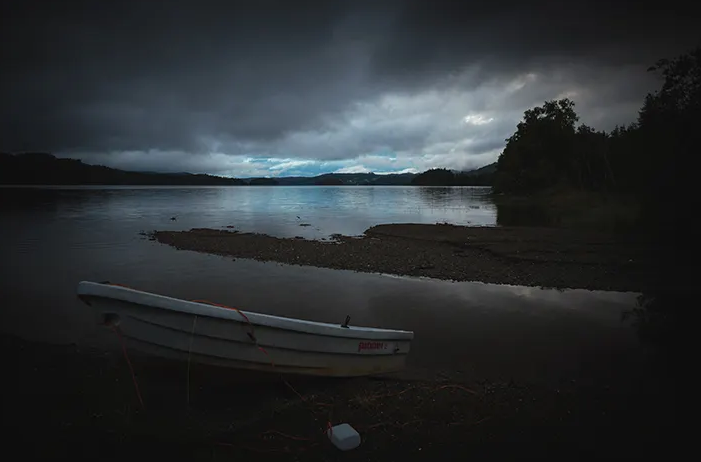
#> input picture imagenes/barco.png, 701 x 462 px, found by its file name
$ jupyter execute 03_equalizacion.ipynb
#> lines starting #> are read from the running program, lines starting #| are printed output that depends on the picture
# 03 — Ecualización de histograma (Gris y Color) con OpenCV

En este notebook aplicamos **ecualización de histograma** para mejorar el contraste de imágenes:
- **Escala de grises** con `cv2.equalizeHist`.
- **Color** con **CLAHE** sobre la luminancia (espacio **LAB**).

> **Por qué es útil en robótica**
> - Mejora la visibilidad de bordes y texturas en escenas con iluminación irregular.
> - Facilita detección/seguimiento de líneas, obstáculos y características para SLAM/odometría visual.
> - En inspección visual, resalta defectos superficiales al ampliar el rango dinámico perceptible.

[cell 1]
# ✅ Librerías
import cv2
import numpy as np
import matplotlib.pyplot as plt

# ✅ Cargar imagen
img_bgr = cv2.imread(r"C:\Users\20808\Documents\Repositorios\Vision_en_Robotica\imagenes\barco.png")  # Cambia la ruta según tu estructura
#> img_bgr is the input picture: shape (462, 701, 3); mean B, G, R 49, 46.5, 42.3

if img_bgr is None:
    raise FileNotFoundError("No se pudo cargar la imagen. Verifica la ruta.")
print("✅ Imagen cargada:", img_bgr.shape, img_bgr.dtype)
#| ✅ Imagen cargada: (462, 701, 3) uint8

## Ecualización en escala de grises (`cv2.equalizeHist`)

1. Convertimos la imagen BGR a **gris**.
2. Aplicamos **ecualización global** con `cv2.equalizeHist`.
3. Comparamos imagen e **histogramas** antes y después.

[cell 2]
# Convertir a gris
img_gray = cv2.cvtColor(img_bgr, cv2.COLOR_BGR2GRAY)
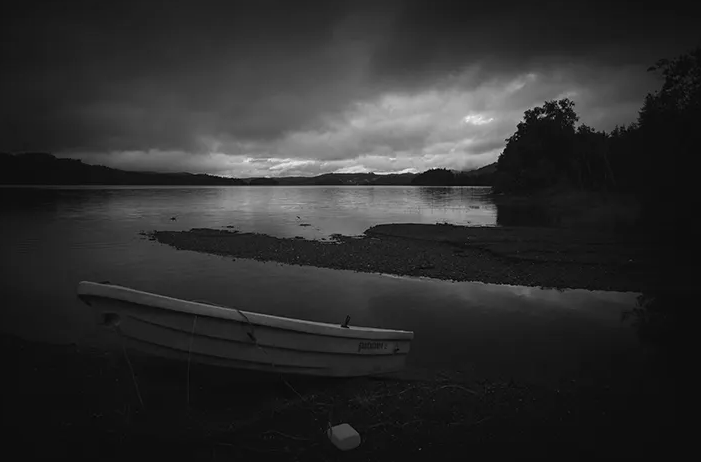
#> img_gray: shape (462, 701); min 0, max 240, mean 45.5

# Ecualización global
img_gray_eq = cv2.equalizeHist(img_gray)
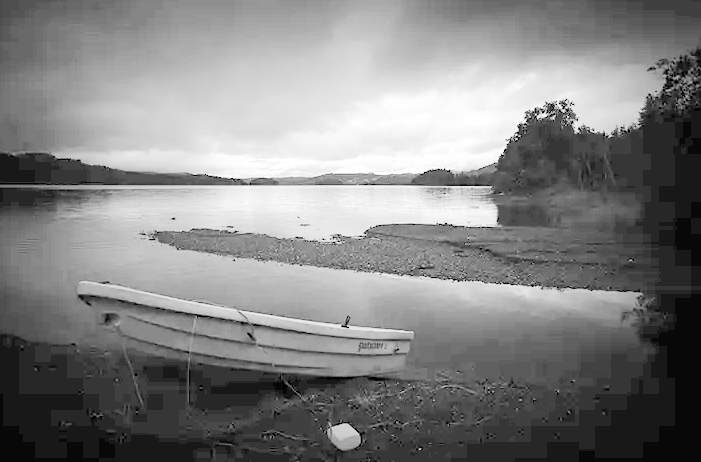
#> img_gray_eq: shape (462, 701); min 0, max 255, mean 130.3

# Mostrar imágenes
plt.imshow(img_gray, cmap='gray')
plt.title("Gris — Original")
plt.axis("off")
plt.show()

plt.imshow(img_gray_eq, cmap='gray')
plt.title("Gris — Ecualizada")
plt.axis("off")
plt.show()

# Histogramas
hist_gray = cv2.calcHist([img_gray], [0], None, [256], [0, 256])
#> hist_gray = 256 values, max 19491 at index 15, min 0 at index 233, mean 1265.1
plt.plot(hist_gray)
plt.title("Histograma — Gris (Original)")
plt.xlabel("Intensidad (0-255)")
plt.ylabel("Frecuencia")
plt.show()
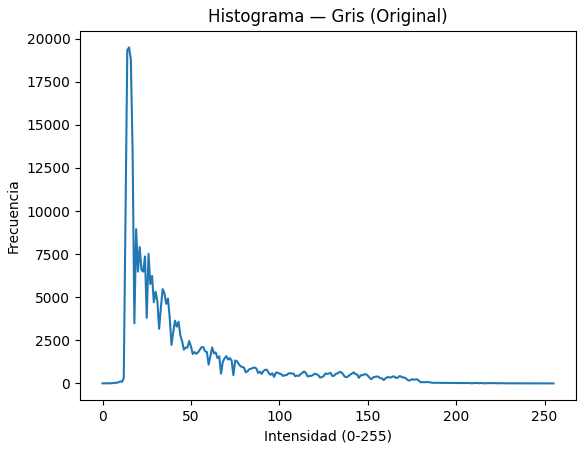
#> figure drawn by matplotlib, 1 panel; curve peaks at x = 15, y = 19491

hist_gray_eq = cv2.calcHist([img_gray_eq], [0], None, [256], [0, 256])
#> hist_gray_eq = 256 values, max 19491 at index 39, min 0 at index 2, mean 1265.1
plt.plot(hist_gray_eq)
plt.title("Histograma — Gris (Ecualizada)")
plt.xlabel("Intensidad (0-255)")
plt.ylabel("Frecuencia")
plt.show()
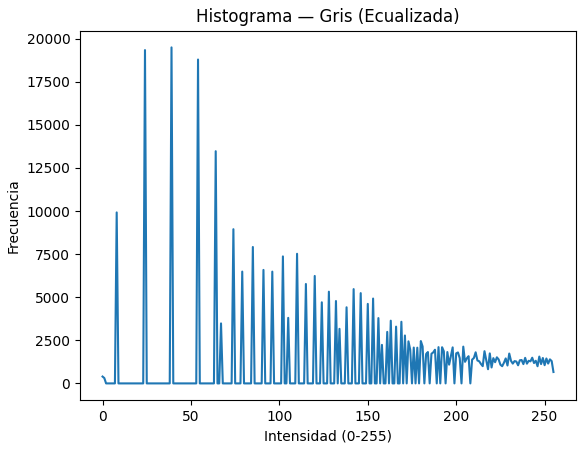
#> figure drawn by matplotlib, 1 panel; curve peaks at x = 39, y = 19491

**Interpretación (gris):**
- El histograma **original** puede estar concentrado en una región estrecha (bajo contraste).
- La ecualización **redistribuye** intensidades para ocupar más el rango 0–255, aumentando el **contraste**.
- Útil cuando la escena está subexpuesta/sobreexpuesta o con iluminación no uniforme.

## Ecualización en color con **CLAHE** sobre el canal de luminancia (LAB)

- En color, **no** se recomienda ecualizar R/G/B por separado.
- Convertimos BGR → **LAB**, aplicamos **CLAHE** al canal **L** (luminancia) y reconstruimos la imagen.
- **CLAHE** (Contrast Limited Adaptive Histogram Equalization) limita la amplificación del ruido y opera por **bloques**.

[cell 3]
# Convertir a LAB y separar canales
img_lab = cv2.cvtColor(img_bgr, cv2.COLOR_BGR2LAB)
#> img_lab: shape (462, 701, 3); mean of channels 0, 1, 2 46.2, 127.1, 126.1
L, A, B = cv2.split(img_lab)
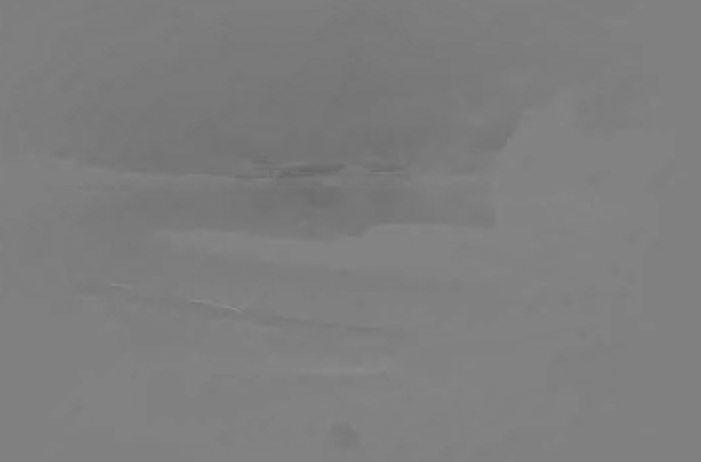
#> B: shape (462, 701); min 103, max 144, mean 126.1

# Crear objeto CLAHE
clahe = cv2.createCLAHE(clipLimit=2.0, tileGridSize=(8, 8))  # Ajustable

# Aplicar CLAHE a L
L_eq = clahe.apply(L)
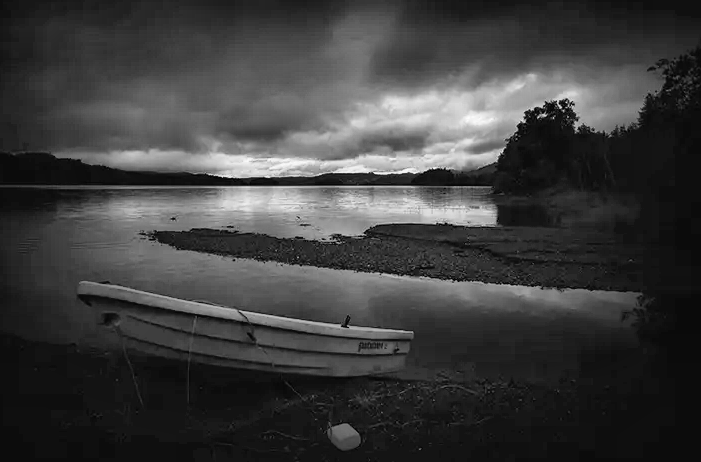
#> L_eq: shape (462, 701); min 0, max 252, mean 61.5

# Combinar canales y regresar a BGR
img_lab_eq = cv2.merge([L_eq, A, B])
#> img_lab_eq: shape (462, 701, 3); mean of channels 0, 1, 2 61.5, 127.1, 126.1
img_bgr_eq = cv2.cvtColor(img_lab_eq, cv2.COLOR_LAB2BGR)
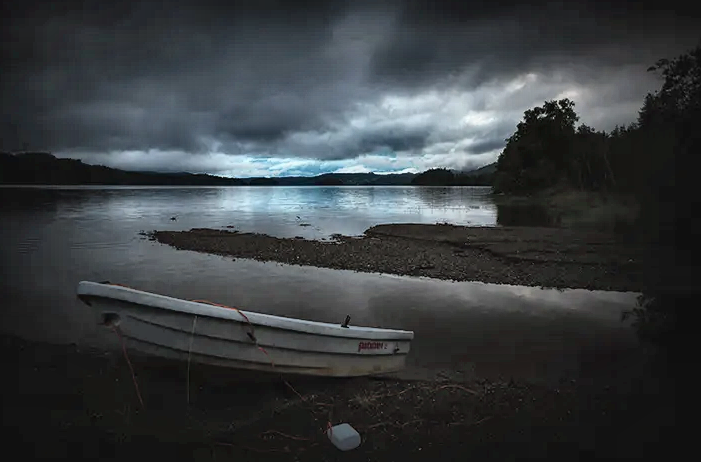
#> img_bgr_eq: shape (462, 701, 3); mean B, G, R 62.8, 60.3, 56.1

# Mostrar imágenes en RGB para Matplotlib
img_rgb = cv2.cvtColor(img_bgr, cv2.COLOR_BGR2RGB)
img_rgb_eq = cv2.cvtColor(img_bgr_eq, cv2.COLOR_BGR2RGB)

plt.imshow(img_rgb)
plt.title("Color — Original (RGB)")
plt.axis("off")
plt.show()

plt.imshow(img_rgb_eq)
plt.title("Color — Mejorada con CLAHE (RGB)")
plt.axis("off")
plt.show()

# Histogramas del canal L antes/después
hist_L = cv2.calcHist([L], [0], None, [256], [0, 256])
#> hist_L = 256 values, max 31466 at index 12, min 0 at index 4, mean 1265.1
plt.plot(hist_L)
plt.title("Histograma — L (Original, LAB)")
plt.xlabel("Intensidad (0-255)")
plt.ylabel("Frecuencia")
plt.show()
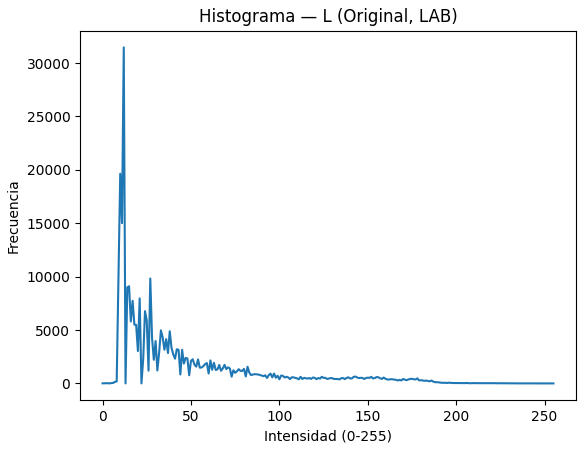
#> figure drawn by matplotlib, 1 panel; curve peaks at x = 12, y = 31466

hist_L_eq = cv2.calcHist([L_eq], [0], None, [256], [0, 256])
#> hist_L_eq = 256 values, max 13499 at index 19, min 0 at index 253, mean 1265.1
plt.plot(hist_L_eq)
plt.title("Histograma — L (CLAHE, LAB)")
plt.xlabel("Intensidad (0-255)")
plt.ylabel("Frecuencia")
plt.show()
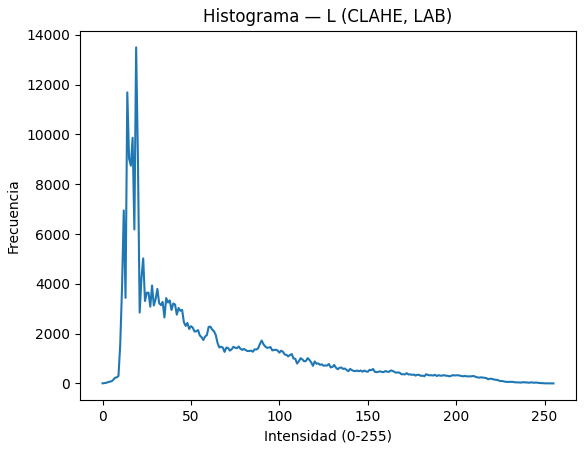
#> figure drawn by matplotlib, 1 panel; curve peaks at x = 19, y = 13499
